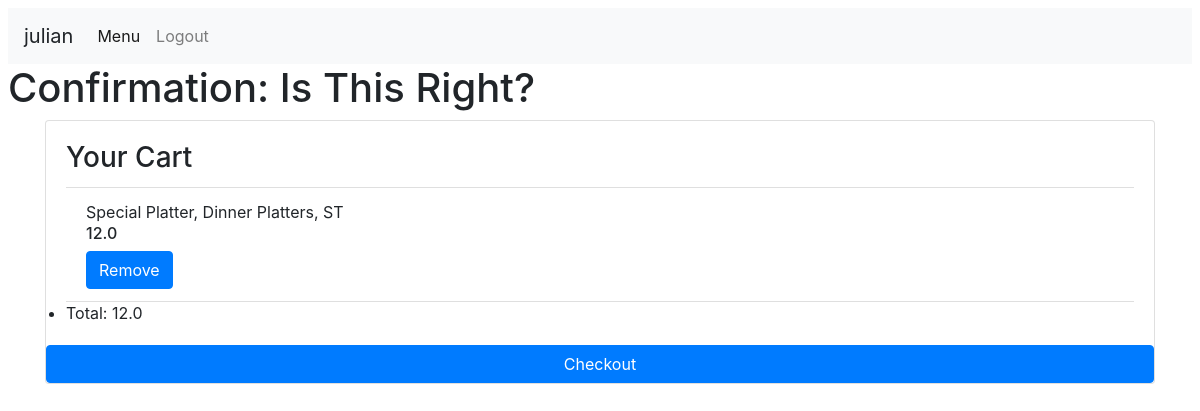
The page /orders/confirmaiton/ (signed in) on the database its author committed.
### orders/models.py (models this page shows, shortened)
class Ticket(models.Model):
    item = models.ForeignKey(Item, on_delete=models.DO_NOTHING)
    item_price = models.ForeignKey(Item_Price, on_delete=models.DO_NOTHING, )
    cat_topping = models.ManyToManyField(Category_Topping, blank=True)
    item_topping = models.ManyToManyField(Item_Topping, blank=True)
    def __str__(self):
        return f"{self.item}"

class Item(models.Model):
    category = models.ForeignKey(Category, on_delete=models.CASCADE)
    item = models.CharField(max_length=64)
    def __str__(self):
        return f"{self.item}, {self.category}"

class Category(models.Model):
    category = models.CharField(max_length=64)
    def __str__(self):
        return f"{self.category}"

class Item_Price(models.Model):
    item = models.ForeignKey(Item, on_delete=models.CASCADE, related_name="price")
    SMALL = 'SM'
    LARGE = 'LG'
    SET = 'ST'
    SIZE_CHOICES = [
        (SMALL, 'Small'),
        (LARGE, 'Large'),
        (SET, 'Set'),
    ]
    topping_count = models.IntegerField(default=0,)
    size = models.CharField(max_length=2, choices=SIZE_CHOICES, default=SMALL,)
    price = models.FloatField(max_length=10, blank=True)

### orders/views.py (the view)
# urls.py: path("confirmaiton/", views.confirmation, name="confirmation"),
def confirmation(request):
    if not request.user.is_authenticated:
        return HttpResponseRedirect("/")
    cart = Order.objects.get(user = request.user, status="CA")
    cart_display = []
    total = 0
    for ticket in cart.order.all():
        cart_display.append(ticket)
        total += ticket.item_price.price
    cart = cart_display
    context = {
        "user": request.user,
        "Category": Category.objects.all(),
        "Item": Item.objects.all(),
        "Cart": cart,
        "Total": total,
    }
    return render(request, "orders/confirmation.html", context)

### orders/templates/orders/confirmation.html (shortened to what this page needs)
{% extends "orders/base.html" %}
{% block body %}
  <h1>Confirmation: Is This Right?</h1>
  <div class="container">
    <div class="row">
      <div class="col-lg">
        <div class="card">
          <div class="card-body">
            <h3 class="card-title">Your Cart </h3>
            <ul class="list-group list-group-flush">
              {% for ticket in Cart %}
                <li class="list-group-item">{{ticket}}, {{ticket.item_price.size}}
                  <h6>{{ticket.item_price.price}}</h6>
                <a role="button" class="btn btn-primary" href = "{% url 'remove_from_cart' ticket.id %}">Remove</a>
                </li>
              {% empty %}
                Empty cart
              {% endfor %}
              <li> Total: {{Total}} </li>
            </ul>
          </div>
          <a role="button" id="checkout_button" class="btn btn-primary" href="{% url 'checkout' %}">Checkout</a>
        </div>
      </div>
    </div>
  </div>
{% endblock %}

### orders/templates/orders/base.html (shortened to what this page needs)
<!DOCTYPE html>
<html>
    <head>
      {% load static %}
      <link rel="stylesheet" href="https://maxcdn.bootstrapcdn.com/bootstrap/4.0.0/css/bootstrap.min.css">
    </head>
    <body class = m-2>
      <nav class="navbar navbar-expand-lg navbar-light bg-light">
        <a class="navbar-brand">{{user}}</a>
        <div class="collapse navbar-collapse" id="navbarSupportedContent">
          <ul class="navbar-nav mr-auto">
            <li class="nav-item active">
              <a class="nav-link" href="{% url 'menu' %}">Menu <span class="sr-only">(current)</span></a>
            </li>
            <li class="nav-item">
              <a class ="nav-link" href="{% url 'logout' %}">Logout</a>
            </li>
          </ul>
        </div>
      </nav>
        {% block body %}
        {% endblock %}
    </body>
</html>

### rows shown on the page
Ticket: item.category "Special Platter, Dinner Platters", item_price.size "ST", item_price.price "12.0"

### other values the page prints
{{ user }} "julian"
{{ Total }} "12.0"
